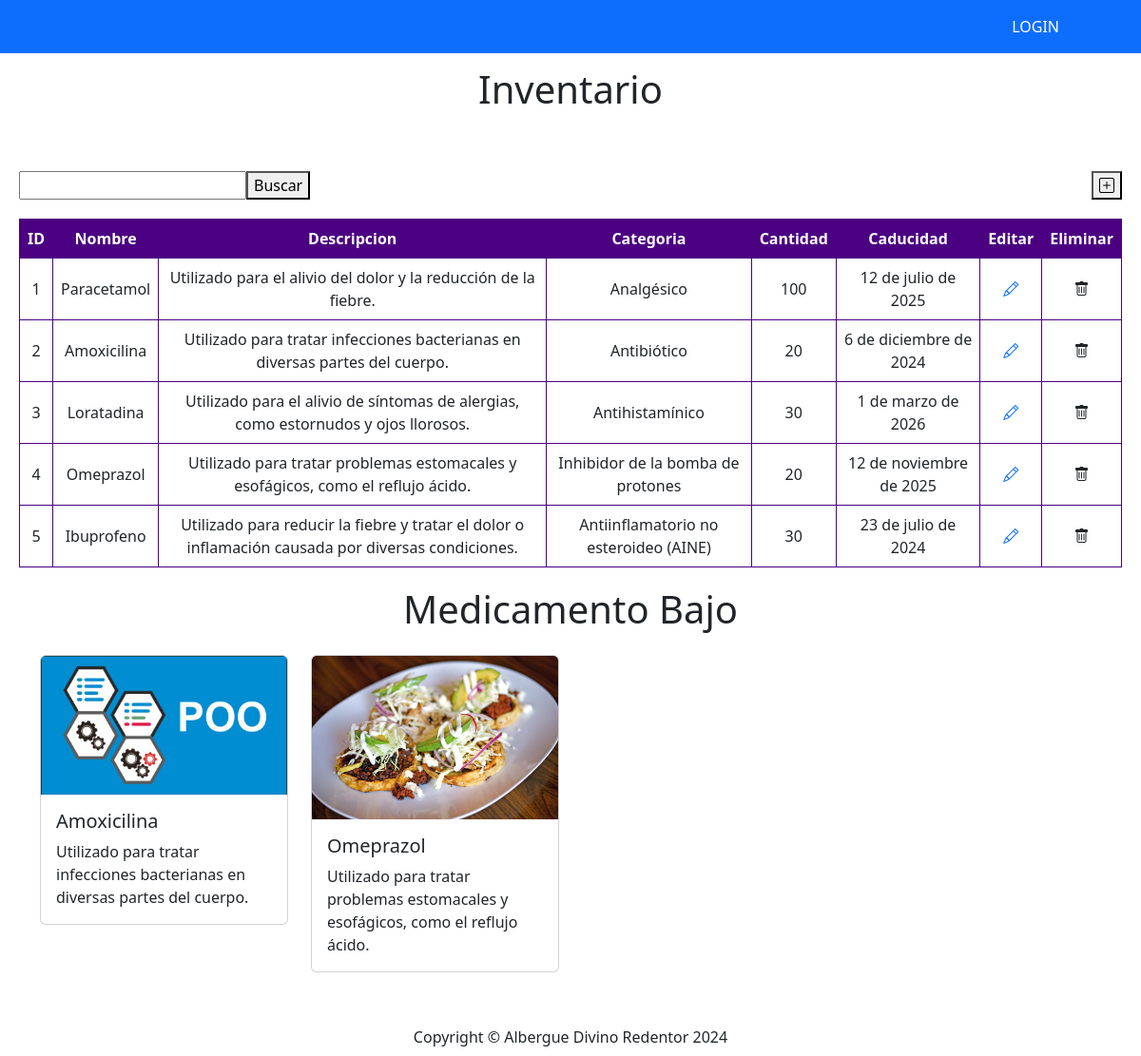
/farmacia/ (signed in), run on an earlier commit of the app's database.
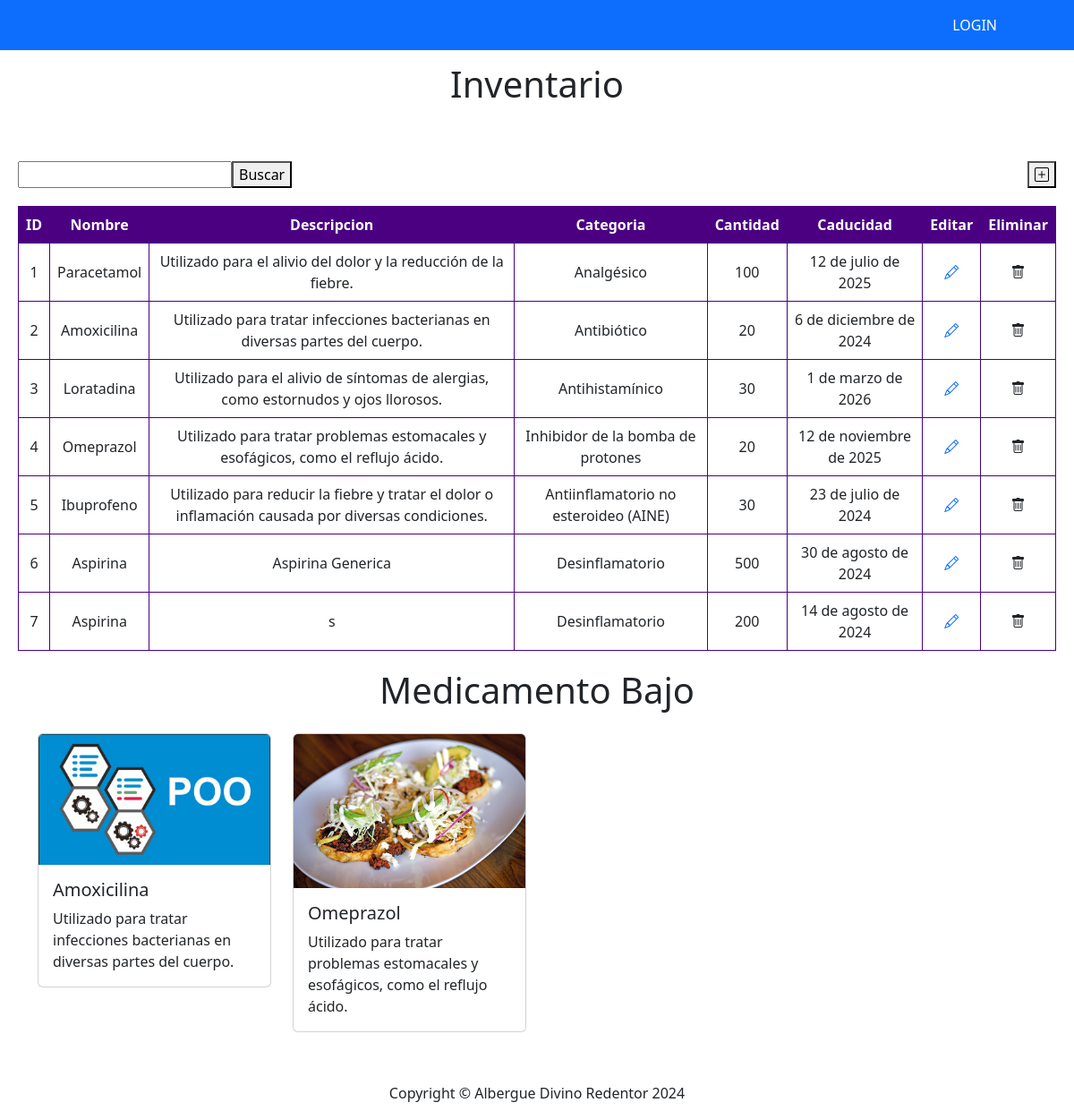
And on a later commit of the database.
### farmacia/models.py (models this page shows, shortened)
class Medicamentos(models.Model):
    id = models.AutoField(primary_key = True)
    nombreMed = models.TextField(verbose_name = "Nombre de medicamento", null = True)
    categoria = models.TextField(verbose_name = "Categoría", null = True)
    cantidad = models.IntegerField(verbose_name = "Cantidad", null = True)
    fechaVen = models.DateField(verbose_name = "Fecha de vencimiento", null = True)
    descripcion = models.TextField(verbose_name = "Descripción del medicamento", null = True)
    fotoMed = models.FileField(upload_to = "fotosMedicamentos", blank = True, null = True, verbose_name = "Foto del medicamento")
    created = models.DateTimeField(auto_now_add=True)
    updated = models.DateTimeField(auto_now_add=True)
    class Meta:
        verbose_name = "Medicamento"
        verbose_name_plural = "Medicamentos"
        ordering = ["id"]

### farmacia/views.py (the view)
# urls.py: path('farmacia/', farmacia_views.allMedicamentos, name="Medicamentos"),
@login_required
def allMedicamentos(request):
    medicamentos = Medicamentos.objects.all().only("id", "nombreMed", "descripcion", "categoria", "cantidad", "fechaVen")
    lowMeds = Medicamentos.objects.filter(cantidad__lte=20)
    consulta = {
        "medicamentos": medicamentos,
        "lowMeds": lowMeds
    }
    return render(request, "farmacia/viewFarmacia.html", consulta)

### farmacia/templates/farmacia/viewFarmacia.html (shortened to what this page needs)
{% extends "home/base.html" %}
{% block contenido %}
<div class="text-center" style= "padding:10px">
    <h1>Inventario </h1>
</div>
<container class="container-table">
    <div class="container-button">
        <div class="box">
    <input type="search">
    <button  type="button">Buscar</button>
        </div>
    <div class="box">
    <button type="submit"><i class="bi bi-plus-square"></i></button>
    </div>
    </div>
    <div class= "container-table">
<table class="table table-bordered border-purple text-center align-middle">
    <thead class= "table-purple">
        <tr class="text-white">
            <th>ID</th>
            <th>Nombre</th>
            <th>Descripcion</th>
            <th>Categoria</th>
            <th>Cantidad</th>
            <th>Caducidad</th>
            <th>Editar</th>
            <th>Eliminar</th>
        </tr>
    </thead>
    <tboody>
        {% for medicamento in medicamentos  %}
        <tr>
            <td>{{medicamento.id}}</td>
            <td>{{medicamento.nombreMed}}</td>
            <td>{{medicamento.descripcion}}</td>
            <td>{{medicamento.categoria}}</td>
            <td>{{medicamento.cantidad}}</td>
            <td>{{medicamento.fechaVen}}</td>
            <td><a href="{% url 'GetMedicamento' medicamento.id %}"><i class="bi bi-pencil"></i></a></td>
            <td><i class="bi bi-trash"></i></td>
        </tr>
        {% endfor %}
    </tboody>
</table>
</div>
<div class="text-center">
    <h1>Medicamento Bajo</h1>
</div>
    <div class="container mt-4">
        <div class="row">
            {% for lowMed in lowMeds %}
            <div class="col-md-3 mb-4">
    <div class="card">
        <img src="{{lowMed.fotoMed.url}}" class="card-img-top" width="100"  alt="...">
        <div class="card-body">
          <h5 class="card-title">{{lowMed.nombreMed}}</h5>
          <p class="card-text">{{lowMed.descripcion}}</p>
        </div>
    </div>
            </div>
            {% endfor %}
        </div>
    </div>
</container>
{% endblock  %}

### home/templates/home/base.html (shortened to what this page needs)
<!DOCTYPE html>
<html lang="en">
    <head>
        {% load static %}
        <link href="https://cdn.jsdelivr.net/npm/bootstrap-icons@1.4.1/font/bootstrap-icons.css" rel="stylesheet" />
        <link href="{% static 'home/css/styles.css' %}" rel="stylesheet" />
    </head>
    <body class="d-flex flex-column min-vh-100">
        <nav class="navbar navbar-expand-lg navbar-dark bg-primary mb-1">
            <div class="container px-lg-5">
                <div class="collapse navbar-collapse" id="navbarSupportedContent">
                    <ul class="navbar-nav ms-auto mb-2 mb-lg-0">
                        <li class="nav-item">
                            <a class="nav-link text-white" href="{% url "Medicamentos" %}">LOGIN</a>
                        </li>
                    </ul>
                </div>
            </div>
        </nav>
        <div class="flex-grow-1">
            {% block contenido %}
            {% endblock contenido %}
        </div>
        <footer class="py-2">
            <div class="container"><p class="m-0 text-center">Copyright &copy; Albergue Divino Redentor 2024</p></div>
        </footer>
    </body>
</html>

What changed in the data, as far as the page shows it:
added Medicamentos: id "6", nombreMed "Aspirina", descripcion "Aspirina Generica", categoria "Desinflamatorio", cantidad "500", fechaVen "30 de agosto de 2024", shown under "Inventario"
added Medicamentos: id "7", nombreMed "Aspirina", descripcion "s", categoria "Desinflamatorio", cantidad "200", fechaVen "14 de agosto de 2024", shown under "Inventario"
